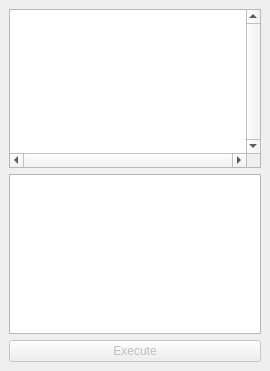
<?xml version="1.0" encoding="UTF-8"?>
<ui version="4.0">
 <class>WPSWidgetDockWidgetBase</class>
 <widget class="QDockWidget" name="WPSWidgetDockWidgetBase">
  <property name="geometry">
   <rect>
    <x>0</x>
    <y>0</y>
    <width>270</width>
    <height>371</height>
   </rect>
  </property>
  <property name="windowTitle">
   <string>WPS Plugin</string>
  </property>
  <widget class="QWidget" name="dockWidgetContents">
   <layout class="QGridLayout" name="gridLayout">
    <item row="0" column="0">
     <layout class="QVBoxLayout" name="verticalLayout">
      <item>
       <widget class="QTreeWidget" name="treeWidgetServices">
        <property name="contextMenuPolicy">
         <enum>Qt::CustomContextMenu</enum>
        </property>
        <property name="verticalScrollBarPolicy">
         <enum>Qt::ScrollBarAlwaysOn</enum>
        </property>
        <property name="horizontalScrollBarPolicy">
         <enum>Qt::ScrollBarAlwaysOn</enum>
        </property>
        <property name="headerHidden">
         <bool>true</bool>
        </property>
        <column>
         <property name="text">
          <string notr="true">1</string>
         </property>
        </column>
       </widget>
      </item>
      <item>
       <widget class="QTextEdit" name="textEditProcessDescription"/>
      </item>
      <item>
       <widget class="QPushButton" name="pushButtonExecute">
        <property name="enabled">
         <bool>false</bool>
        </property>
        <property name="text">
         <string>Execute</string>
        </property>
       </widget>
      </item>
     </layout>
    </item>
   </layout>
  </widget>
 </widget>
 <resources/>
 <connections/>
</ui>
